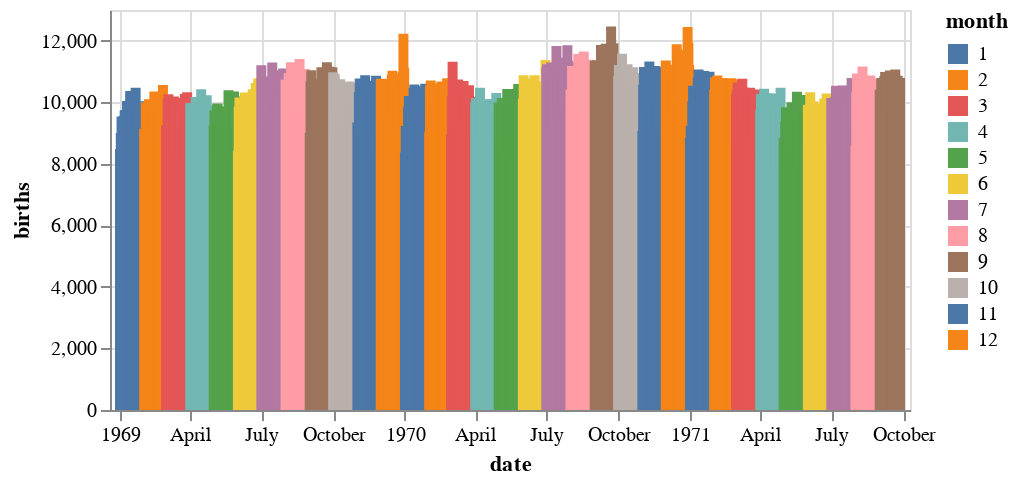

Write notebook code for a chart like this one.
### Code cell
(alt.Chart(plot_df)
 .mark_bar(color='lightblue')
 #month is nominal
 .encode(x='date', y='births', color='month:N', tooltip=['date', 'births'])
 .properties(height=200))

### Figure 1 — Vega-Lite specification as saved in the notebook (floating-point values rounded to 4 significant figures; data arrays with more than 128 entries replaced by an {"elided": "..."} marker saying what was removed)
{"config": {"view": {"continuousWidth": 400, "continuousHeight": 300}}, "data": {"name": "data-aeec9566f01fea00217cd5cb0f9cfd12"}, "mark": {"type": "bar", "color": "lightblue"}, "encoding": {"color": {"field": "month", "type": "nominal"}, "tooltip": [{"field": "date", "type": "temporal"}, {"field": "births", "type": "quantitative"}], "x": {"field": "date", "type": "temporal"}, "y": {"field": "births", "type": "quantitative"}}, "height": 200, "$schema": "https://vega.github.io/schema/vega-lite/v4.17.0.json", "datasets": {"data-aeec9566f01fea00217cd5cb0f9cfd12": {"elided": "1000 records"}}}
